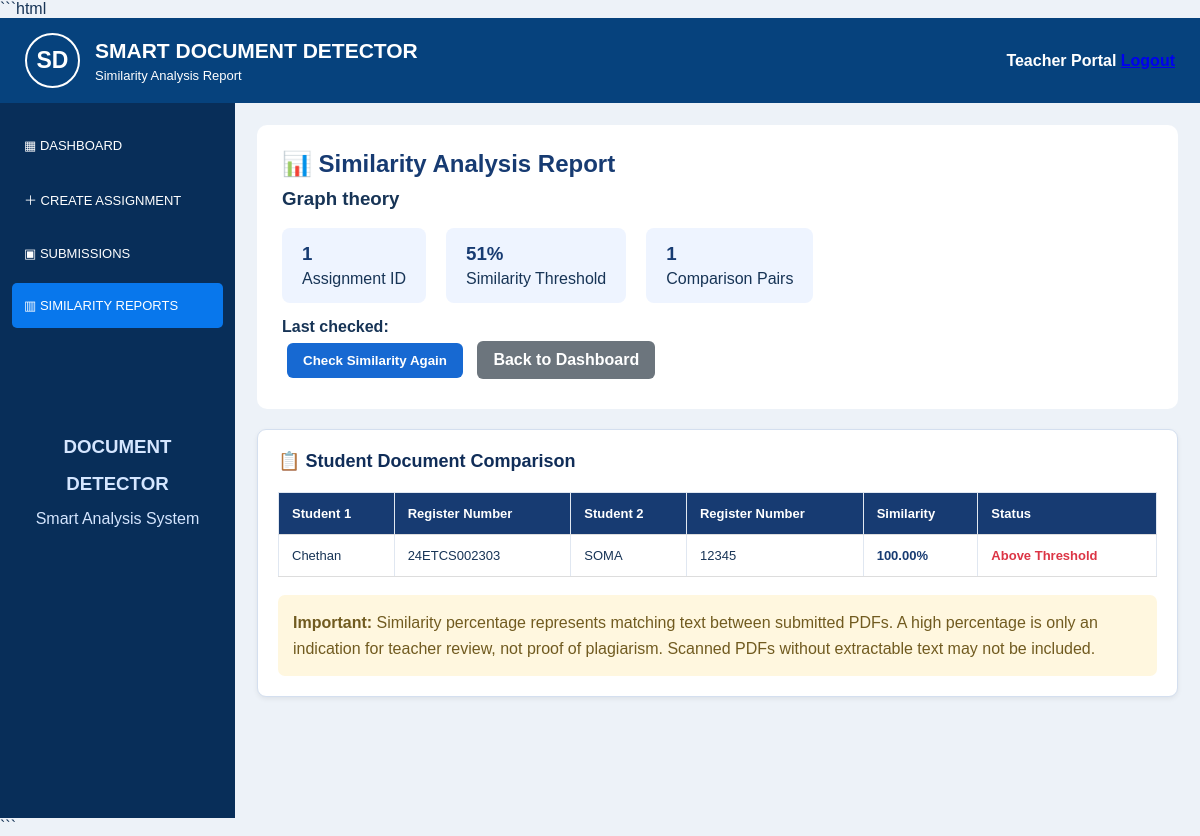
Page /similarity-report/1 (signed in) on the committed database.
### tables this page shows
CREATE TABLE assignments (
            id INTEGER PRIMARY KEY AUTOINCREMENT,
            title TEXT NOT NULL,
            description TEXT,
            start_date TEXT,
            end_date TEXT,
            max_pages INTEGER,
            similarity_threshold INTEGER
        , created_at TEXT, semester INTEGER);

CREATE TABLE similarity_results (
            id INTEGER PRIMARY KEY AUTOINCREMENT,
            assignment_id INTEGER NOT NULL,
            student1_id INTEGER NOT NULL,
            student2_id INTEGER NOT NULL,
            similarity_percent REAL NOT NULL,
            generated_at TEXT DEFAULT CURRENT_TIMESTAMP,
            FOREIGN KEY(assignment_id) REFERENCES assignments(id),
            FOREIGN KEY(student1_id) REFERENCES students(id),
            FOREIGN KEY(student2_id) REFERENCES students(id)
        );

CREATE TABLE students (
            id INTEGER PRIMARY KEY AUTOINCREMENT,
            name TEXT NOT NULL,
            register_number TEXT UNIQUE NOT NULL,
            department TEXT
        , email TEXT, semester INTEGER);

### app.py (the view)
@app.route("/similarity-report/<int:assignment_id>")
@teacher_required
def similarity_report(assignment_id):
    connection = get_connection()
    try:
        assignment = connection.execute(
            """
            SELECT *
            FROM assignments
            WHERE id = ?
            """,
            (assignment_id,)
        ).fetchone()
    finally:
        connection.close()
    if assignment is None:
        abort(404)
    results = get_similarity_report(assignment_id)
    report_run = get_similarity_report_run(assignment_id)
    submissions = get_submissions_for_assignment(
        assignment_id
    )
    return render_template(
        "similarity_report.html",
        assignment=assignment,
        results=results,
        report_run=report_run,
        submissions=submissions
    )

### app.py (called while the page is built)
def teacher_required(function):
    @wraps(function)
    def wrapper(*args, **kwargs):
        if "user_id" not in session:
            return redirect(url_for("teacher_login"))
        if session.get("role") != "teacher":
            flash("Teacher access only!", "error")
            return redirect(url_for("student_dashboard"))
        return function(*args, **kwargs)
    return wrapper

### database.py (called while the page is built)
def get_connection():
    connection = sqlite3.connect(DB_PATH)
    connection.row_factory = sqlite3.Row
    connection.execute("PRAGMA foreign_keys = ON")
    return connection

def get_submissions_for_assignment(assignment_id):
    connection = get_connection()
    submissions = connection.execute("""
        SELECT
            submissions.*,
            students.name AS student_name,
            students.register_number
        FROM submissions
        JOIN students
        ON submissions.student_id = students.id
        WHERE submissions.assignment_id = ?
        ORDER BY submissions.id
    """, (assignment_id,)).fetchall()
    connection.close()
    return submissions

def get_similarity_report(assignment_id):
    connection = get_connection()
    results = connection.execute("""
        SELECT
            sr.id,
            sr.assignment_id,
            sr.student1_id,
            s1.name AS student1_name,
            s1.register_number AS student1_register_number,
            sr.student2_id,
            s2.name AS student2_name,
            s2.register_number AS student2_register_number,
            sr.similarity_percent AS similarity,
            sr.similarity_percent,
            sr.generated_at
        FROM similarity_results sr
        LEFT JOIN students s1
            ON sr.student1_id = s1.id
        LEFT JOIN students s2
            ON sr.student2_id = s2.id
        WHERE sr.assignment_id = ?
        ORDER BY sr.similarity_percent DESC
    """, (assignment_id,)).fetchall()
    connection.close()
    return results

def get_similarity_report_run(assignment_id):
    connection = get_connection()
    result = connection.execute("""
        SELECT
            id,
            assignment_id,
            generated_at AS checked_at
        FROM similarity_report_runs
        WHERE assignment_id = ?
    """, (assignment_id,)).fetchone()
    connection.close()
    return result

### templates/similarity_report.html (shortened to what this page needs)
<!DOCTYPE html>
<html lang="en">
<head>
    <link rel="stylesheet" href="{{ url_for('static', filename='css/style.css') }}">
</head>
<body>
<header class="topbar">
    <div class="brand">
        <div class="logo">SD</div>
        <div>
            <h2>SMART DOCUMENT DETECTOR</h2>
            <p>Similarity Analysis Report</p>
        </div>
    </div>
    <div class="teacher">
        <span>Teacher Portal</span>
        <a href="{{ url_for('logout') }}" class="logout-btn">
            Logout
        </a>
    </div>
</header>
<div class="layout">
    <aside class="sidebar">
        <a href="{{ url_for('teacher_dashboard') }}">
            ▦ DASHBOARD
        </a>
        <a href="{{ url_for('create_assignment') }}">
            ＋ CREATE ASSIGNMENT
        </a>
        <a href="{{ url_for('teacher_submissions') }}">
            ▣ SUBMISSIONS
        </a>
        <a class="active" href="{{ url_for('teacher_dashboard') }}#reports">
            ▥ SIMILARITY REPORTS
        </a>
        <div class="sidebar-footer">
            <h3>DOCUMENT DETECTOR</h3>
            <p>Smart Analysis System</p>
        </div>
    </aside>
    <main class="content">
        <section class="report-header">
            <h1>📊 Similarity Analysis Report</h1>
            <h3>{{ assignment.title }}</h3>
            <div class="report-info">
                <div class="info-box">
                    <h3>{{ assignment.id }}</h3>
                    <p>Assignment ID</p>
                </div>
                <div class="info-box">
                    <h3>{{ assignment.similarity_threshold }}%</h3>
                    <p>Similarity Threshold</p>
                </div>
                <div class="info-box">
                    <h3>{{ results|length }}</h3>
                    <p>Comparison Pairs</p>
                </div>
            </div>
            {% if report_run %}
                <p style="margin-top:15px;">
                    <b>Last checked:</b>
                </p>
            {% else %}
                <p style="margin-top:15px;">
                    No similarity report generated yet.
                </p>
            {% endif %}
            <form method="POST"
                  action="{{ url_for('check_similarity', assignment_id=assignment.id) }}"
                  style="display:inline;">
                <button type="submit" class="check-btn">
                    Check Similarity Again
                </button>
            </form>
            <a href="{{ url_for('teacher_dashboard') }}"
               class="back-btn">
                Back to Dashboard
            </a>
        </section>
        <section class="panel">
            <h2>📋 Student Document Comparison</h2>
            <div class="report-table">
                <table>
                    <thead>
                        <tr>
                            <th>Student 1</th>
                            <th>Register Number</th>
                            <th>Student 2</th>
                            <th>Register Number</th>
                            <th>Similarity</th>
                            <th>Status</th>
                        </tr>
                    </thead>
                    <tbody>
                        {% for result in results %}
                        <tr>
                            <td>{{ result.student1_name }}</td>
                            <td>{{ result.student1_register_number }}</td>
                            <td>{{ result.student2_name }}</td>
                            <td>{{ result.student2_register_number }}</td>
                            <td class="percentage">
                                {{ "%.2f"|format(result.similarity_percent) }}%
                            </td>
                            <td>
                                {% if result.similarity_percent >= assignment.similarity_threshold %}
                                    <span class="high">
                                        Above Threshold
                                    </span>
                                {% else %}
                                    <span class="normal">
                                        Below Threshold
                                    </span>
                                {% endif %}
                            </td>
                        </tr>
                        {% endfor %}
                    </tbody>
                </table>
            </div>
            <div class="note">
                <b>Important:</b>
                Similarity percentage represents matching text
                between submitted PDFs. A high percentage is only
                an indication for teacher review, not proof of
                plagiarism. Scanned PDFs without extractable text
                may not be included.
            </div>
        </section>
    </main>
</div>
</body>
</html>

### static/css/style.css (style rules this page uses)
* { margin: 0; padding: 0; box-sizing: border-box; }
body { font-family: Arial, sans-serif; background: #edf2f8; color: #173456; }
.topbar { min-height: 85px; background: #06427d; color: white; display: flex; align-items: center; justify-content: space-between; padding: 15px 25px; }
.brand { display: flex; align-items: center; gap: 15px; }
.logo { width: 55px; height: 55px; border: 2px solid white; border-radius: 50%; display: grid; place-items: center; font-size: 23px; font-weight: bold; }
.brand h2 { font-size: 21px; }
.brand p { font-size: 13px; margin-top: 5px; }
.teacher { font-weight: bold; }
.layout { display: flex; min-height: calc(100vh - 85px); }
.sidebar { width: 235px; background: #082e59; padding: 20px 12px; flex-shrink: 0; }
.sidebar a { display: block; padding: 15px 12px; margin-bottom: 7px; color: white; text-decoration: none; border-radius: 5px; font-size: 13px; }
.sidebar a:hover, .sidebar a.active { background: #0877ec; }
.sidebar-footer { margin-top: 100px; text-align: center; color: #d5e6ff; line-height: 2; }
.content { flex: 1; padding: 22px; min-width: 0; }
.panel { background: white; border: 1px solid #d4dfef; border-radius: 9px; padding: 20px; box-shadow: 0 2px 5px #0001; min-width: 0; }
.panel h2 { font-size: 18px; margin-bottom: 20px; color: #102d58; }
table { width: 100%; border-collapse: collapse; }
th, td { padding: 14px 9px; border: 1px solid #e0e7f1; text-align: left; font-size: 13px; }
th { background: #eaf1fc; }

### templates/similarity_report.html (style rules this page uses)
.report-header { background: white; padding: 25px; border-radius: 10px; margin-bottom: 20px; }
.report-header h1 { color: #173b72; margin-bottom: 10px; }
.report-info { display: flex; flex-wrap: wrap; gap: 20px; margin-top: 18px; }
.info-box { background: #eef4ff; padding: 15px 20px; border-radius: 8px; }
.info-box h3 { color: #173b72; margin-bottom: 5px; }
.report-table { width: 100%; overflow-x: auto; }
.report-table table { width: 100%; border-collapse: collapse; min-width: 650px; }
.report-table th, .report-table td { padding: 13px; text-align: left; border-bottom: 1px solid #ddd; }
.report-table th { background: #173b72; color: white; }
.percentage { font-weight: bold; color: #173b72; }
.high { color: #dc3545; font-weight: bold; }
.back-btn, .check-btn { display: inline-block; padding: 10px 16px; border-radius: 6px; text-decoration: none; border: none; cursor: pointer; font-weight: bold; margin: 5px; }
.back-btn { background: #6c757d; color: white; }
.check-btn { background: #1769d2; color: white; }
.note { margin-top: 18px; padding: 15px; background: #fff7df; border-radius: 7px; color: #715b20; line-height: 1.6; }

### rows in the picture
assignments: title "Graph theory", id "1", similarity_threshold "51"
similarity_results: student1_name "Chethan", student1_register_number "24ETCS002303", student2_name "SOMA", student2_register_number "12345", similarity_percent "100.00", shows "Above Threshold"

### other values in the picture
{{ results|length }} "1"
